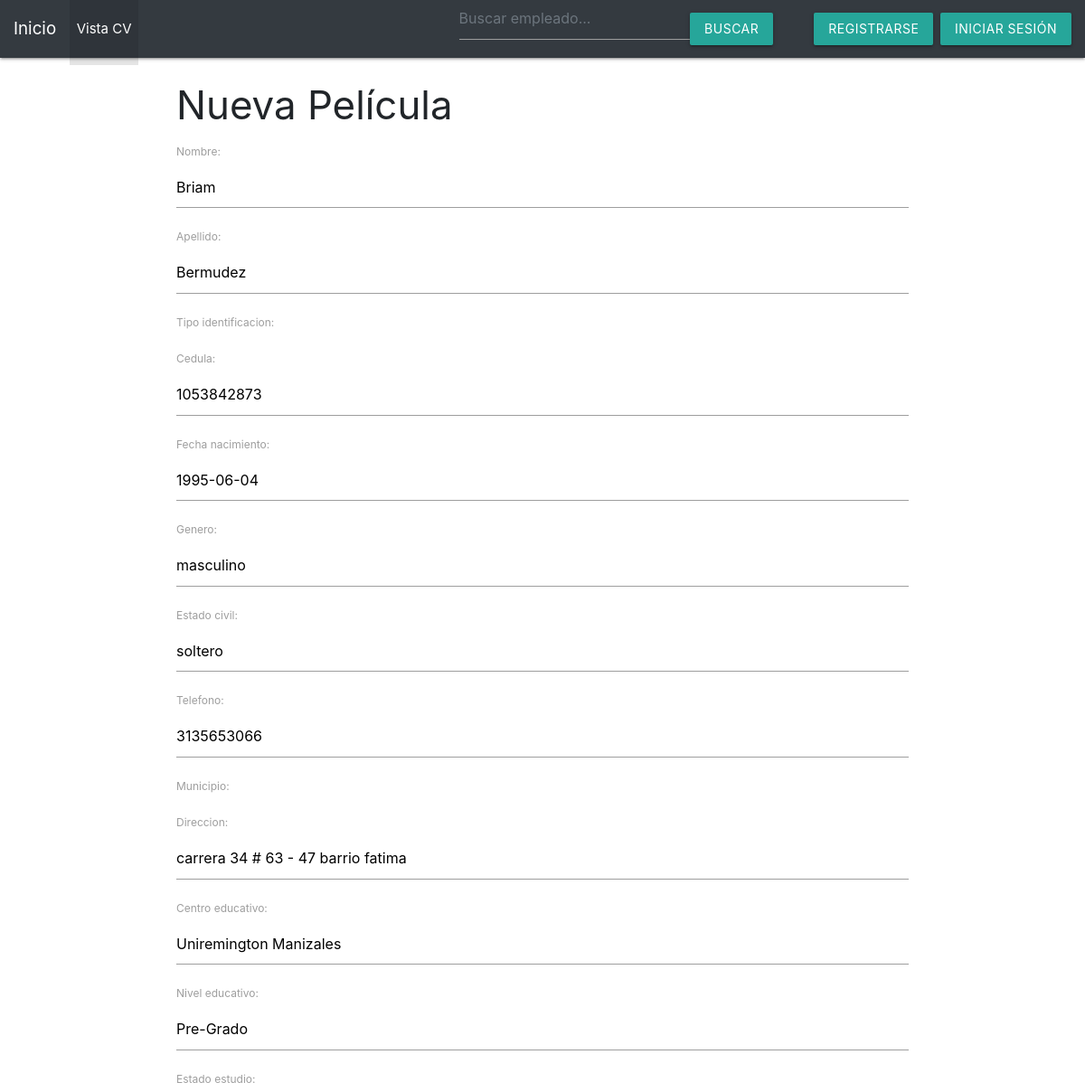
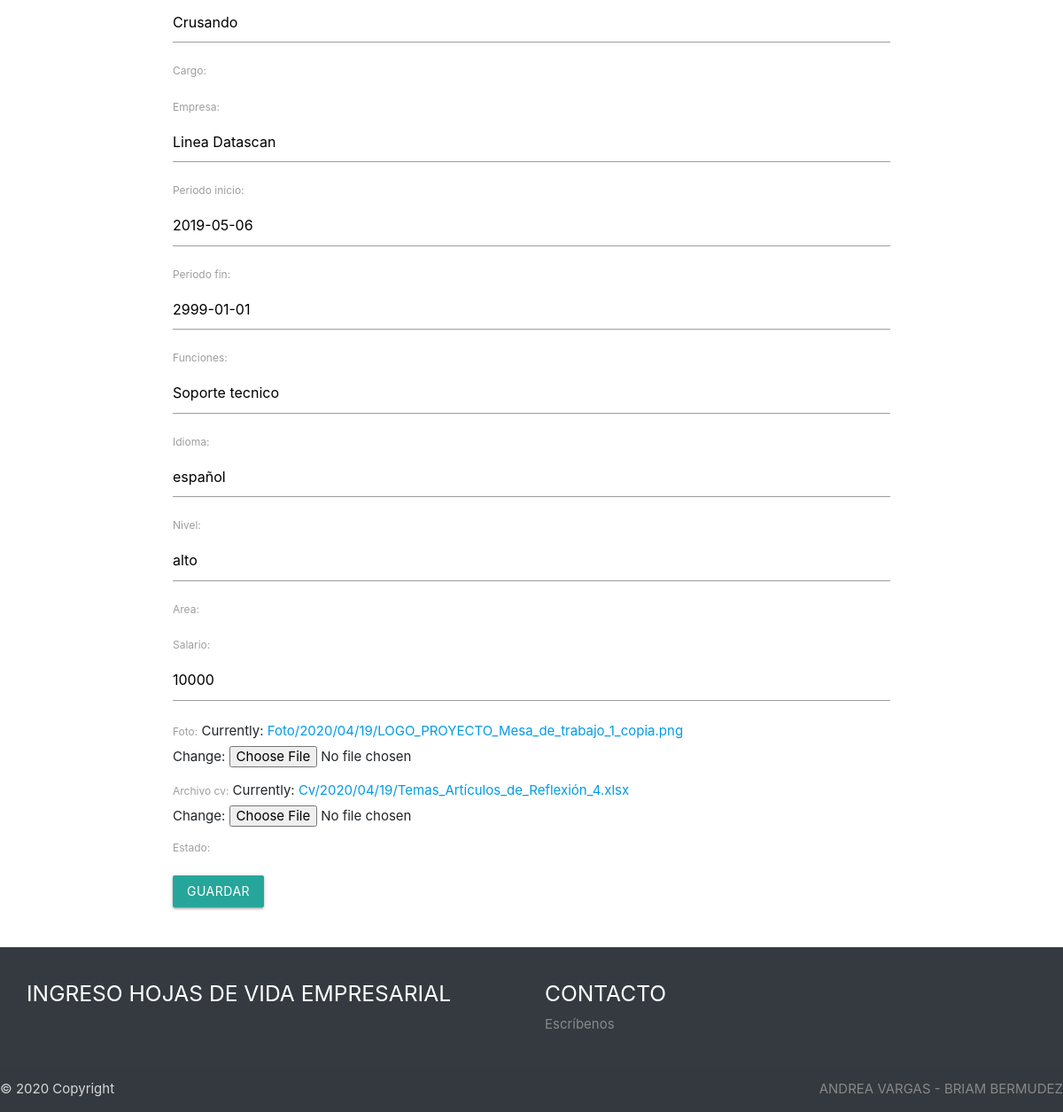
The page /1 on the database its author committed (2 pictures, top to bottom).
### carguecv/models.py (models this page shows)
class carga_cv(models.Model):
    nombre = models.CharField(max_length=50)
    apellido = models.CharField(max_length=50)
    tipo_identificacion = models.ForeignKey(Tipo_Identificacion, null=False, on_delete=models.PROTECT)
    cedula = models.CharField(max_length=30)
    fecha_nacimiento = models.DateField()
    genero = models.CharField(max_length=15)
    estado_civil = models.CharField(max_length=15)
    telefono = models.CharField(max_length=15)
    municipio = models.ForeignKey(Municipio, null=False, on_delete=models.PROTECT)
    direccion = models.CharField(max_length=50)
    Centro_educativo = models.CharField(max_length=200)
    Nivel_educativo = models.CharField(max_length=200)
    Estado_estudio = models.CharField(max_length=100)
    Periodo_inicio = models.DateField()
    Periodo_fin = models.DateField()
    cargo = models.ForeignKey(Cargo, null=False, on_delete=models.PROTECT)
    Empresa = models.CharField(max_length=200)
    Periodo_inicio = models.DateField()
    Periodo_fin = models.DateField()
    Funciones = models.CharField(max_length=300)
    idioma = models.CharField(max_length=20)
    nivel = models.CharField(max_length=15)
    area = models.ForeignKey(Area, null=False, on_delete=models.PROTECT)
    salario = models.IntegerField()
    foto = models.FileField(null=False, upload_to="Foto/%Y/%m/%d")
    archivo_cv = models.FileField(null=False, upload_to="Cv/%Y/%m/%d")
    estado = models.BooleanField(default=True)

### carguecv/views.py (the view)
# urls.py: path('<int:pk>', views.BadgetUpdate.as_view(), name='editar'),
class BadgetUpdate(UpdateView):
    model = carga_cv
    success_url = reverse_lazy('carguecv')
    fields = '__all__'

### carguecv/models.py (called while the page is built)
    def __str__(self):
        return self.municipio

    def __str__(self):
        return self.Areas

    def __str__(self):
        return self.Tipo_identificacion

    def __str__(self):
        return self.descripcion

### templates/carguecv/carga_cv_form.html (shortened to what this page needs)
{% extends 'base/base.html' %}
  {% load static %}
  {% block content %}
  <div class="container mt-3">
      <h3>Nueva Película</h3>
      <form method="post">
        {{ form.as_p }}
        <input type="submit" class="btn btn-primary" value="guardar">
      </form>
    </div>
{% endblock %}

### templates/base/base.html (shortened to what this page needs)
{% load static %}
<html>
<head>
  <link rel="stylesheet" href="{% static 'bootstrap/css/bootstrap.min.css' %}">
  <link rel="stylesheet" href="{% static 'css/hovereffect.css' %}">
  <link rel="stylesheet" href="{% static 'css/font-awesome-4.7.0/css/font-awesome.min.css' %}">
  <link rel="stylesheet"href="https://cdnjs.cloudflare.com/ajax/libs/materialize/1.0.0/css/materialize.min.css">
</head>
<body>
<div>
  <nav class="navbar navbar-expand-lg navbar-dark bg-dark">
    <a class="navbar-brand" href="{% url '' %}">Inicio</a>
    <div class="collapse navbar-collapse" id="navbarSupportedContent">
      <ul class="navbar-nav mr-auto">
        <li class="nav-item active">
          <a class="nav-link" href="{% url 'carguecv' %}"> Vista CV <span class="sr-only">(current)</span></a>
        </li>
      </ul>
      <form class="form-inline my-2 my-lg-0" action="{% url 'buscar' %}" method="post">
        <p><input class="form-control mr-sm-2" type="search" placeholder="Buscar empleado..." name="search" required></p>
        <button class="btn btn-outline-light my-2 my-sm-0" type="submit">Buscar</button>
      </form>
      {% if user.is_authenticated %}
          <h6 class="ml-5">Hola {{ user.username }}</h6>
          <a href="{% url 'logout' %}" class="btn btn-info ml-2">Cerrar Sesión</a>
      {% else %}
        <a href="{% url 'users:signup' %}" class="btn btn-light ml-5">Registrarse</a>
        <a href="{% url 'login' %}" class="btn btn-danger ml-2">Iniciar Sesión</a>
      {% endif %}
    </div>
  </nav>
  {% block content %}
  {% endblock %}
  {% include "base/footer.html" %}
  </div>
</body>
</html>

### templates/base/footer.html (shortened to what this page needs)
<footer class="page-footer font-small bg-dark pt-4 mt-5" style="color:white">
  <div class="container-fluid text-center text-md-left">
    <div class="row">
      <div class="col-md-6 mt-md-0 mt-3">
        <h5 class="text-uppercase">Ingreso Hojas de vida Empresarial</h5>
      </div>
      <div class="col-md-3 mb-md-0 mb-3">
        <h5 class="text-uppercase">Contacto</h5>
        <ul class="list-unstyled">
          <li>
            <a href="#!" style="color: #888888">Escríbenos</a>
          </li>
        </ul>
      </div>
    </div>
  </div>
  <div class="footer-copyright text-center py-3">© 2020 Copyright
    <a style="color: #888888">ANDREA VARGAS - BRIAM BERMUDEZ</a>
  </div>
</footer>

### rows shown on the page
carga_cv: nombre "Briam", apellido "Bermudez", cedula "1053842873", fecha_nacimiento "1995-06-04", genero "masculino", estado_civil "soltero", telefono "3135653066", direccion "carrera 34 # 63 - 47 barrio fatima", Centro_educativo "Uniremington Manizales", Nivel_educativo "Pre-Grado", Estado_estudio "Crusando", Empresa "Linea Datascan", Periodo_inicio "2019-05-06", Periodo_fin "2999-01-01", Funciones "Soporte tecnico", idioma "español", nivel "alto", salario "10000"
